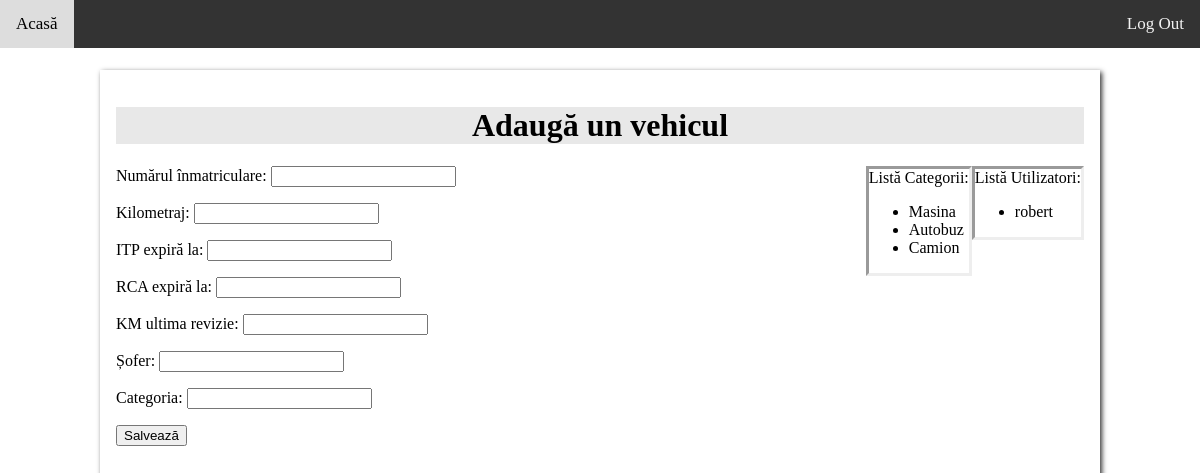
/vehicles/create_vehicle/ (signed in), run on the app's committed database.
### vehicles/models.py (models this page shows, shortened)
class Category(models.Model):
	category_name = models.CharField(max_length = 50, unique = True, verbose_name = "Categorie")

### vehicles/views.py (the view)
# urls.py: path('create_vehicle/',views.create_vehicle, name='create_vehicle'),
def create_vehicle(request):
	lista_categorii = Category.objects.exclude(category_name='NONE')
	lista_useri = User.objects.exclude(username='NONE')
	form = VehicleForm(request.POST or None)
	if form.is_valid():
		form.save()
		return redirect('home')
	context ={
		'form':form,
		'category_list': lista_categorii,
		'user_list': lista_useri
	}
	return render(request, 'vehicles/create_vehicle.html',context)

### vehicles/forms.py (shortened to what this page needs)
class VehicleForm(forms.ModelForm):
	vehicle_plate = forms.CharField(label='Numărul înmatriculare')
	vehicle_odometer = forms.IntegerField(label='Kilometraj')
	vehicle_itp = forms.DateField(label='ITP expiră la')
	vehicle_rca = forms.DateField(label='RCA expiră la')
	vehicle_last_service = forms.IntegerField(label='KM ultima revizie')
	vehicle_driver = forms.CharField(label='Șofer', required=False)
	vehicle_category = forms.CharField(label='Categoria', required=False)
	class Meta:
		model = Vehicle
		fields = [
			'vehicle_plate',
			'vehicle_odometer',
			'vehicle_itp',
			'vehicle_rca',
			'vehicle_last_service',
			'vehicle_driver',
			'vehicle_category'
		]

### vehicles/templates/vehicles/create_vehicle.html (shortened to what this page needs)
{% extends 'base.html' %}
{% block content %}
	<h1 style="background-color: rgb(232, 232, 232); text-align: center;">Adaugă un vehicul</h1>
	<div style="float: right; border-style: inset;"> Listă Utilizatori:
		<ul>{% for user in user_list %}
			<li>{{ user.username }}</li>
			{% endfor %}
		</ul>
	</div>
	<div style="float: right; border-style: inset;"> Listă Categorii:
		<ul>{% for category in category_list %}
			<li>{{ category.category_name }}</li>
			{% endfor %}
		</ul>
	</div>
	<form method = "POST"> {% csrf_token %}
		{{ form.as_p }}
		<input type="submit" value="Salvează">
	</form>
{% endblock %}

### static/style.css (style rules this page uses)
body { margin:0; }

### data on the page
Category: category_name "Masina"
Category: category_name "Autobuz"
Category: category_name "Camion"

### other printed values
{{ user.username }} "robert"
